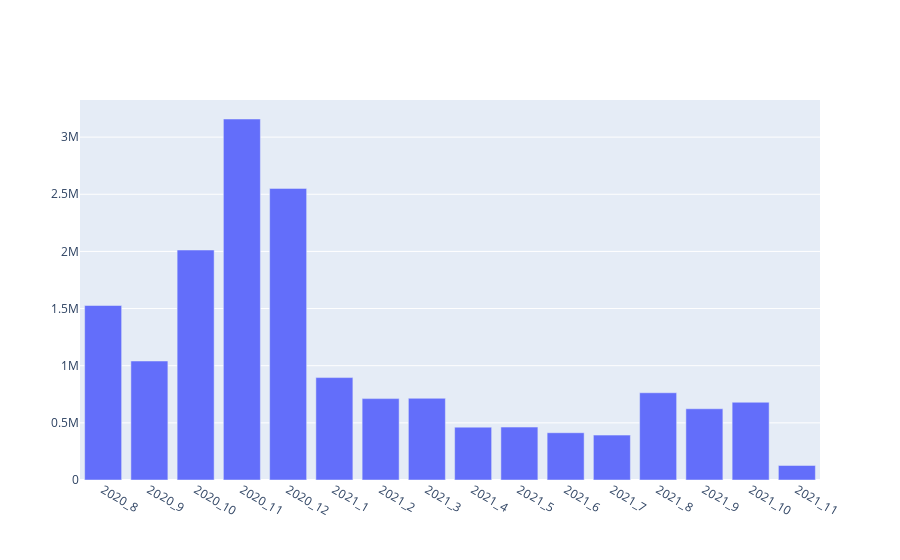

This figure's notebook cell:
### Code cell
fig = go.Figure()
fig.add_trace(go.Bar(
    x=grp_monthly_df["year_month"], y=grp_monthly_df["Glance Views"],
))
fig.show()

### Figure 1 — Plotly figure (JSON) as saved in the notebook; plotly's stock layout.template omitted (floating-point values rounded to 4 significant figures)
{"data": [{"type": "bar", "x": ["2020_8", "2020_9", "2020_10", "2020_11", "2020_12", "2021_1", "2021_2", "2021_3", "2021_4", "2021_5", "2021_6", "2021_7", "2021_8", "2021_9", "2021_10", "2021_11"], "y": [1526755, 1041105, 2012409, 3158572, 2551412, 896037, 712152, 714878, 462391, 463063, 413690, 392731, 763416, 623186, 680266, 127173]}], "layout": {}}
